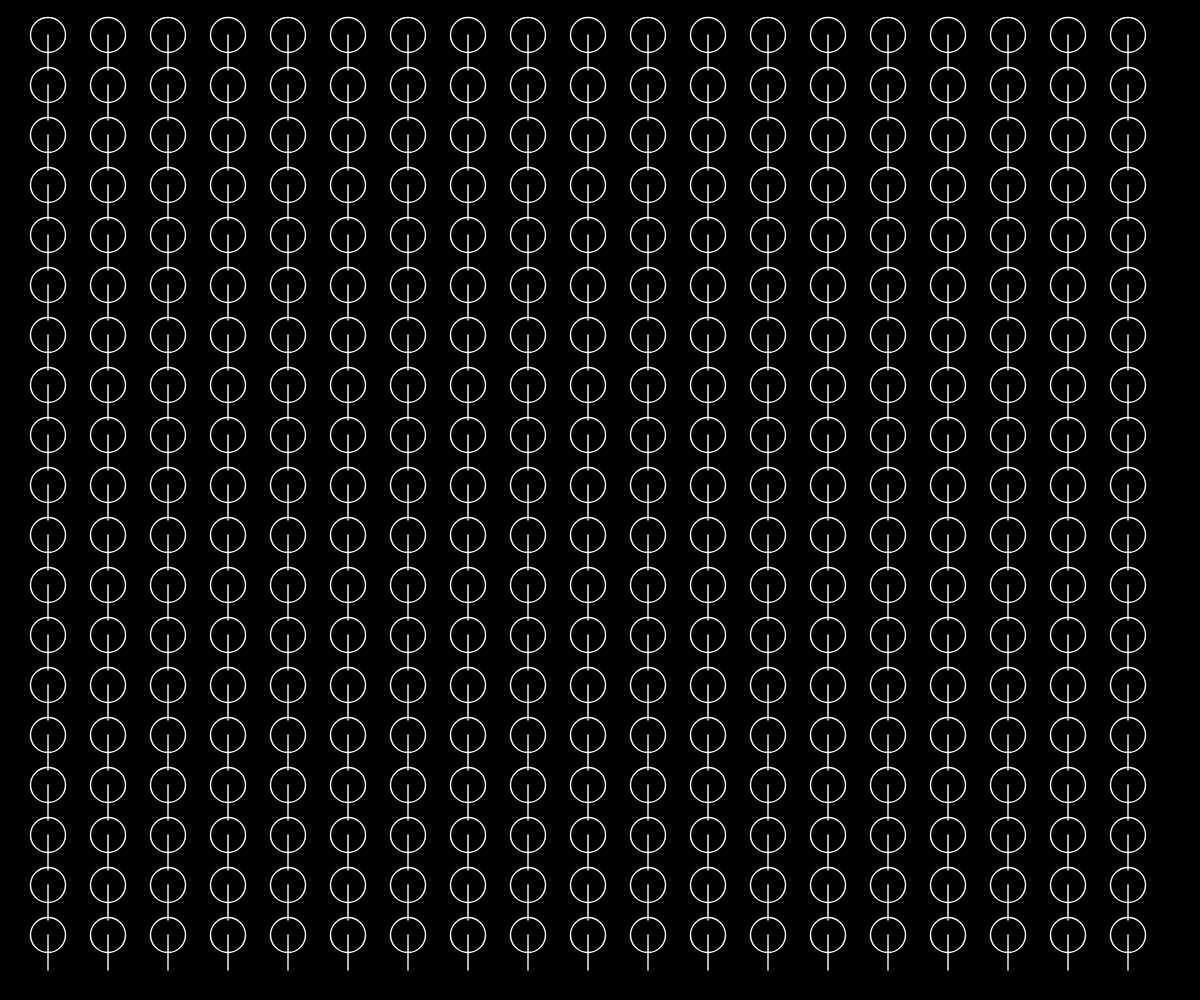
Frame 1 (no input)
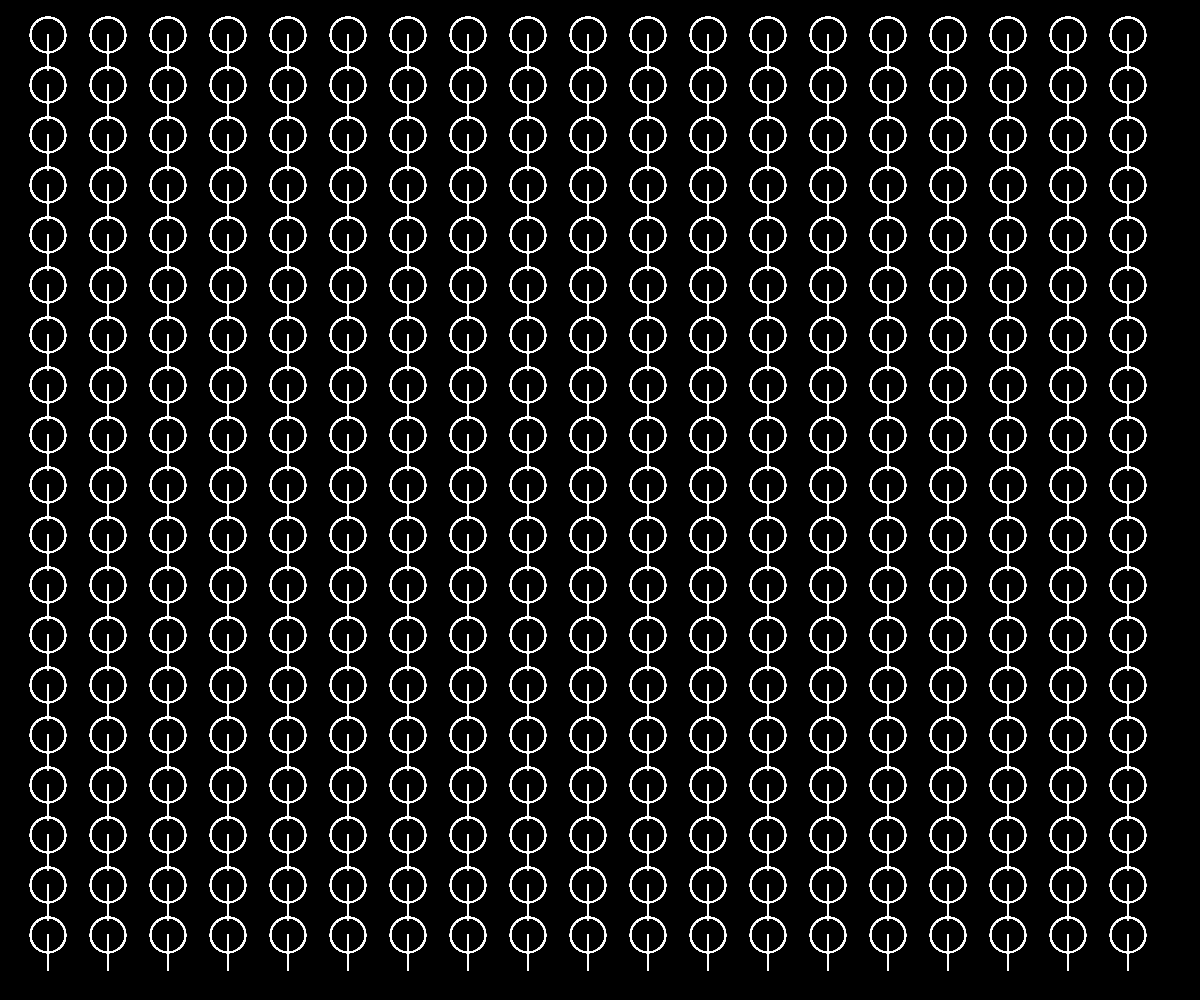
Frame 60 (no input)
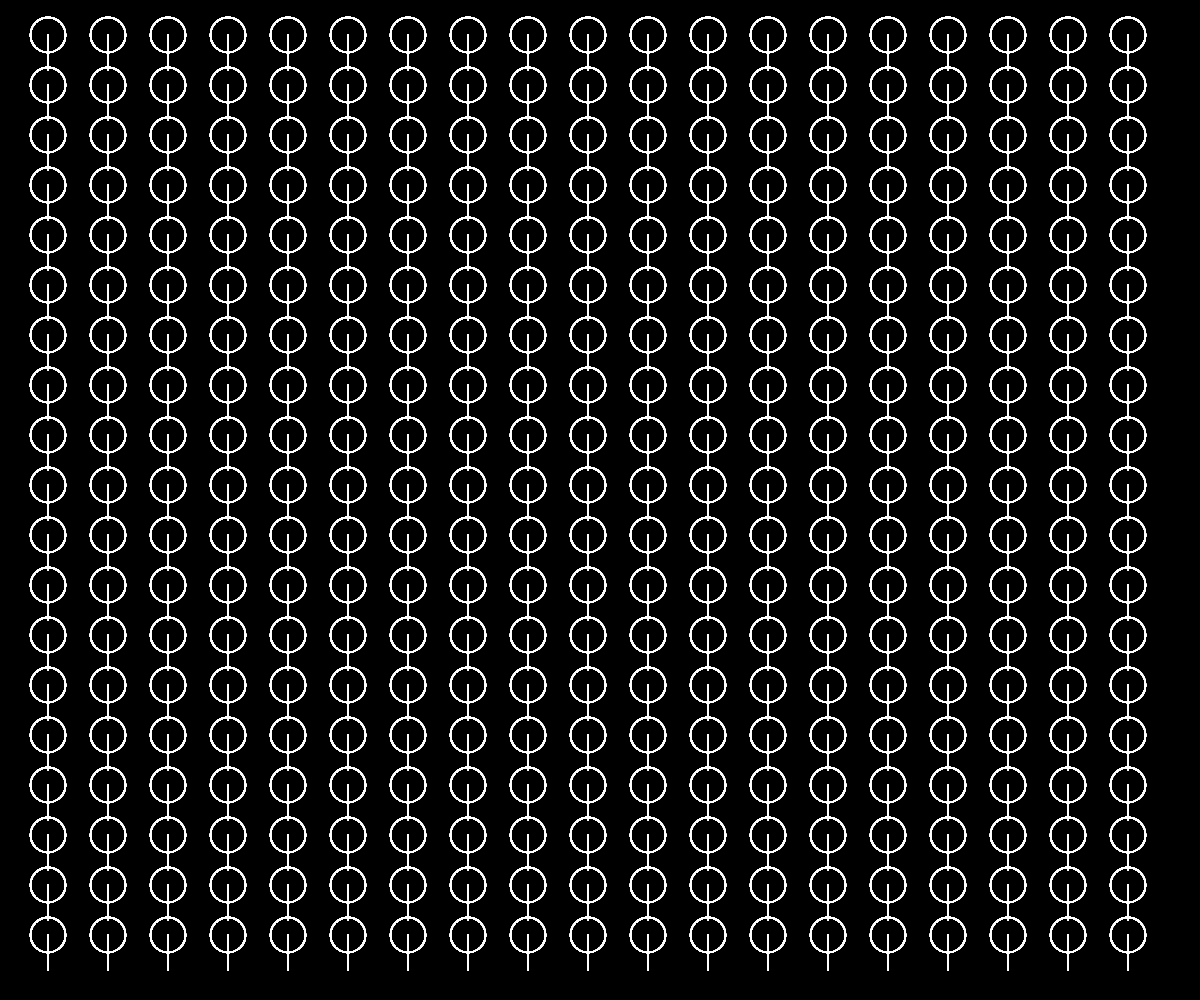
Frame 120 (the mouse pressed at the canvas centre since frame 60)

The p5.js sketch that drew these frames (run headless with seeded random() and noise() and a simulated clock; from frame 60 on, the mouse is pressed at the canvas centre):

// p5.js sketch
// ── sketch.js
let espLarg = 20;
let espAltura = 20;

function setup() {
  createCanvas(windowWidth, windowHeight);
  background('#fae');
  stroke(255);
  strokeWeight(2);
  noFill();
  background(0);
}

function draw() {

 for (let i = 1; i < espLarg; i++) {
    for (let j = 1; j < espAltura; j++) {
      push();
      translate(i * width / espLarg,j * height / espAltura)
      translate(-40,-50);
      scale(0.7);
      circle(40, 50, height / espAltura);
      line(40,50,40,100);
      pop();
    }
  }
}
